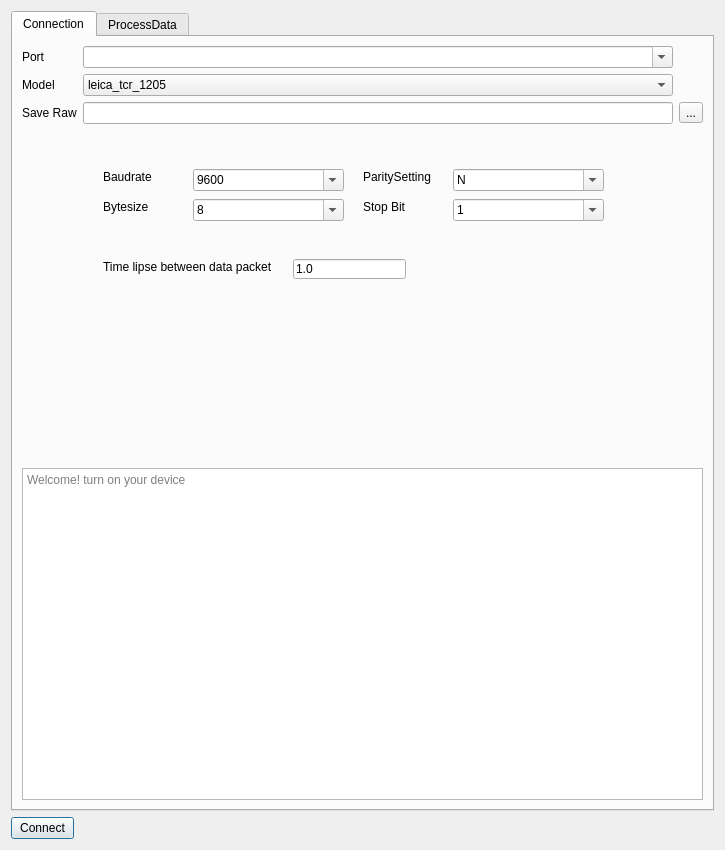
<?xml version="1.0" encoding="UTF-8"?>
<ui version="4.0">
 <class>TotalopenstationDialogBase</class>
 <widget class="QDialog" name="TotalopenstationDialogBase">
  <property name="geometry">
   <rect>
    <x>0</x>
    <y>0</y>
    <width>725</width>
    <height>850</height>
   </rect>
  </property>
  <property name="windowTitle">
   <string>TotalOpenStatio To Qgis</string>
  </property>
  <property name="windowIcon">
   <iconset resource="resources.qrc">
    <normaloff>:/plugins/totalopenstationToQgis/icon.png</normaloff>:/plugins/totalopenstationToQgis/icon.png</iconset>
  </property>
  <layout class="QGridLayout" name="gridLayout">
   <item row="1" column="0">
    <widget class="QPushButton" name="pushButton_connect">
     <property name="sizePolicy">
      <sizepolicy hsizetype="Expanding" vsizetype="Fixed">
       <horstretch>0</horstretch>
       <verstretch>0</verstretch>
      </sizepolicy>
     </property>
     <property name="maximumSize">
      <size>
       <width>63</width>
       <height>16777215</height>
      </size>
     </property>
     <property name="text">
      <string>Connect</string>
     </property>
    </widget>
   </item>
   <item row="0" column="0" colspan="2">
    <widget class="QTabWidget" name="tabWidget">
     <property name="currentIndex">
      <number>0</number>
     </property>
     <widget class="QWidget" name="Connection">
      <attribute name="icon">
       <iconset resource="resources.qrc">
        <normaloff>:/plugins/totalopenstationToQgis/icon.png</normaloff>:/plugins/totalopenstationToQgis/icon.png</iconset>
      </attribute>
      <attribute name="title">
       <string>Connection</string>
      </attribute>
      <layout class="QGridLayout" name="gridLayout_2">
       <item row="1" column="1">
        <widget class="QComboBox" name="comboBox_model">
         <item>
          <property name="text">
           <string>leica_tcr_1205</string>
          </property>
         </item>
         <item>
          <property name="text">
           <string>leica_tcr_705</string>
          </property>
         </item>
         <item>
          <property name="text">
           <string>nikon_npl_350</string>
          </property>
         </item>
         <item>
          <property name="text">
           <string>trimble</string>
          </property>
         </item>
         <item>
          <property name="text">
           <string>zeiss_elta_r55</string>
          </property>
         </item>
         <item>
          <property name="text">
           <string>topcon_gpt_3005</string>
          </property>
         </item>
         <item>
          <property name="text">
           <string>custom</string>
          </property>
         </item>
         <item>
          <property name="text">
           <string>sokkia_rku_630</string>
          </property>
         </item>
        </widget>
       </item>
       <item row="2" column="0">
        <widget class="QLabel" name="label_8">
         <property name="text">
          <string>Save Raw</string>
         </property>
        </widget>
       </item>
       <item row="0" column="0">
        <widget class="QLabel" name="label">
         <property name="text">
          <string>Port</string>
         </property>
        </widget>
       </item>
       <item row="0" column="1">
        <widget class="QComboBox" name="comboBox_port">
         <property name="editable">
          <bool>true</bool>
         </property>
         <property name="currentText">
          <string/>
         </property>
         <item>
          <property name="text">
           <string/>
          </property>
         </item>
         <item>
          <property name="text">
           <string>COM3</string>
          </property>
         </item>
         <item>
          <property name="text">
           <string>COM4</string>
          </property>
         </item>
         <item>
          <property name="text">
           <string>COM5</string>
          </property>
         </item>
         <item>
          <property name="text">
           <string>/dev/ttyUSB0</string>
          </property>
         </item>
         <item>
          <property name="text">
           <string>/dev/ttyS0</string>
          </property>
         </item>
        </widget>
       </item>
       <item row="2" column="2">
        <widget class="QToolButton" name="toolButton_save_raw">
         <property name="text">
          <string>...</string>
         </property>
        </widget>
       </item>
       <item row="2" column="1">
        <widget class="QLineEdit" name="lineEdit_save_raw"/>
       </item>
       <item row="1" column="0">
        <widget class="QLabel" name="label_2">
         <property name="text">
          <string>Model</string>
         </property>
        </widget>
       </item>
       <item row="3" column="1">
        <widget class="QgsDockWidget" name="mDockWidget">
         <property name="sizePolicy">
          <sizepolicy hsizetype="Expanding" vsizetype="Expanding">
           <horstretch>0</horstretch>
           <verstretch>0</verstretch>
          </sizepolicy>
         </property>
         <property name="floating">
          <bool>false</bool>
         </property>
         <property name="features">
          <set>QDockWidget::NoDockWidgetFeatures</set>
         </property>
         <widget class="QWidget" name="dockWidgetContents">
          <widget class="QLabel" name="label_3">
           <property name="geometry">
            <rect>
             <x>20</x>
             <y>20</y>
             <width>61</width>
             <height>16</height>
            </rect>
           </property>
           <property name="text">
            <string>Baudrate</string>
           </property>
          </widget>
          <widget class="QComboBox" name="comboBox_2">
           <property name="geometry">
            <rect>
             <x>110</x>
             <y>20</y>
             <width>151</width>
             <height>22</height>
            </rect>
           </property>
           <property name="editable">
            <bool>true</bool>
           </property>
           <item>
            <property name="text">
             <string>9600</string>
            </property>
           </item>
           <item>
            <property name="text">
             <string>1200</string>
            </property>
           </item>
           <item>
            <property name="text">
             <string>2400</string>
            </property>
           </item>
           <item>
            <property name="text">
             <string>4800</string>
            </property>
           </item>
          </widget>
          <widget class="QLabel" name="label_4">
           <property name="geometry">
            <rect>
             <x>20</x>
             <y>50</y>
             <width>61</width>
             <height>16</height>
            </rect>
           </property>
           <property name="text">
            <string>Bytesize</string>
           </property>
          </widget>
          <widget class="QComboBox" name="comboBox_3">
           <property name="geometry">
            <rect>
             <x>110</x>
             <y>50</y>
             <width>151</width>
             <height>22</height>
            </rect>
           </property>
           <property name="editable">
            <bool>true</bool>
           </property>
           <item>
            <property name="text">
             <string>8</string>
            </property>
           </item>
           <item>
            <property name="text">
             <string>7</string>
            </property>
           </item>
           <item>
            <property name="text">
             <string>6</string>
            </property>
           </item>
           <item>
            <property name="text">
             <string>5</string>
            </property>
           </item>
          </widget>
          <widget class="QLabel" name="label_5">
           <property name="geometry">
            <rect>
             <x>280</x>
             <y>20</y>
             <width>81</width>
             <height>16</height>
            </rect>
           </property>
           <property name="text">
            <string>ParitySetting</string>
           </property>
          </widget>
          <widget class="QComboBox" name="comboBox_4">
           <property name="geometry">
            <rect>
             <x>370</x>
             <y>20</y>
             <width>151</width>
             <height>22</height>
            </rect>
           </property>
           <property name="editable">
            <bool>true</bool>
           </property>
           <item>
            <property name="text">
             <string>N</string>
            </property>
           </item>
           <item>
            <property name="text">
             <string>E</string>
            </property>
           </item>
           <item>
            <property name="text">
             <string>O</string>
            </property>
           </item>
          </widget>
          <widget class="QLabel" name="label_6">
           <property name="geometry">
            <rect>
             <x>20</x>
             <y>110</y>
             <width>191</width>
             <height>16</height>
            </rect>
           </property>
           <property name="text">
            <string>Time lipse between data packet</string>
           </property>
          </widget>
          <widget class="QLabel" name="label_7">
           <property name="geometry">
            <rect>
             <x>280</x>
             <y>50</y>
             <width>81</width>
             <height>16</height>
            </rect>
           </property>
           <property name="text">
            <string>Stop Bit</string>
           </property>
          </widget>
          <widget class="QComboBox" name="comboBox_6">
           <property name="geometry">
            <rect>
             <x>370</x>
             <y>50</y>
             <width>151</width>
             <height>22</height>
            </rect>
           </property>
           <property name="editable">
            <bool>true</bool>
           </property>
           <item>
            <property name="text">
             <string>1</string>
            </property>
           </item>
           <item>
            <property name="text">
             <string>2</string>
            </property>
           </item>
          </widget>
          <widget class="QLineEdit" name="lineEdit">
           <property name="geometry">
            <rect>
             <x>210</x>
             <y>110</y>
             <width>113</width>
             <height>20</height>
            </rect>
           </property>
           <property name="text">
            <string>1.0</string>
           </property>
          </widget>
         </widget>
        </widget>
       </item>
       <item row="4" column="0" colspan="3">
        <widget class="QTextEdit" name="textEdit">
         <property name="autoFormatting">
          <set>QTextEdit::AutoAll</set>
         </property>
         <property name="readOnly">
          <bool>true</bool>
         </property>
         <property name="placeholderText">
          <string>Welcome! turn on your device</string>
         </property>
        </widget>
       </item>
      </layout>
     </widget>
     <widget class="QWidget" name="ProcessData">
      <attribute name="title">
       <string>ProcessData</string>
      </attribute>
      <widget class="QComboBox" name="comboBox_format2">
       <property name="geometry">
        <rect>
         <x>20</x>
         <y>80</y>
         <width>631</width>
         <height>22</height>
        </rect>
       </property>
       <item>
        <property name="text">
         <string>geojson</string>
        </property>
       </item>
       <item>
        <property name="text">
         <string>dxf</string>
        </property>
       </item>
       <item>
        <property name="text">
         <string>csv</string>
        </property>
       </item>
       <item>
        <property name="text">
         <string>txt</string>
        </property>
       </item>
       <item>
        <property name="text">
         <string>dat</string>
        </property>
       </item>
       <item>
        <property name="text">
         <string>sql</string>
        </property>
       </item>
      </widget>
      <widget class="QComboBox" name="comboBox_format">
       <property name="geometry">
        <rect>
         <x>20</x>
         <y>20</y>
         <width>631</width>
         <height>22</height>
        </rect>
       </property>
       <item>
        <property name="text">
         <string>topcon_gts</string>
        </property>
       </item>
       <item>
        <property name="text">
         <string>leica_gsi</string>
        </property>
       </item>
       <item>
        <property name="text">
         <string>leica_tcr_1205</string>
        </property>
       </item>
       <item>
        <property name="text">
         <string>leica_tcr_705</string>
        </property>
       </item>
       <item>
        <property name="text">
         <string>nikon_raw_v200</string>
        </property>
       </item>
       <item>
        <property name="text">
         <string>sokkia_sdr33</string>
        </property>
       </item>
       <item>
        <property name="text">
         <string>sokkia_sdr33_rku_630</string>
        </property>
       </item>
       <item>
        <property name="text">
         <string>trimble_are</string>
        </property>
       </item>
       <item>
        <property name="text">
         <string>zeiss_r5</string>
        </property>
       </item>
       <item>
        <property name="text">
         <string>zeiss_rec_500</string>
        </property>
       </item>
      </widget>
      <widget class="QToolButton" name="toolButton_output">
       <property name="geometry">
        <rect>
         <x>660</x>
         <y>110</y>
         <width>27</width>
         <height>22</height>
        </rect>
       </property>
       <property name="text">
        <string>...</string>
       </property>
      </widget>
      <widget class="QToolButton" name="toolButton_input">
       <property name="geometry">
        <rect>
         <x>660</x>
         <y>50</y>
         <width>27</width>
         <height>22</height>
        </rect>
       </property>
       <property name="text">
        <string>...</string>
       </property>
      </widget>
      <widget class="QLineEdit" name="lineEdit_input">
       <property name="geometry">
        <rect>
         <x>20</x>
         <y>50</y>
         <width>631</width>
         <height>22</height>
        </rect>
       </property>
      </widget>
      <widget class="QLineEdit" name="lineEdit_output">
       <property name="geometry">
        <rect>
         <x>20</x>
         <y>110</y>
         <width>631</width>
         <height>22</height>
        </rect>
       </property>
      </widget>
      <widget class="QPushButton" name="pushButton_export">
       <property name="geometry">
        <rect>
         <x>570</x>
         <y>180</y>
         <width>100</width>
         <height>28</height>
        </rect>
       </property>
       <property name="maximumSize">
        <size>
         <width>100</width>
         <height>16777215</height>
        </size>
       </property>
       <property name="text">
        <string>Process</string>
       </property>
      </widget>
      <widget class="QTableView" name="tableView">
       <property name="geometry">
        <rect>
         <x>10</x>
         <y>230</y>
         <width>675</width>
         <height>511</height>
        </rect>
       </property>
       <property name="alternatingRowColors">
        <bool>true</bool>
       </property>
       <property name="gridStyle">
        <enum>Qt::DashDotDotLine</enum>
       </property>
      </widget>
     </widget>
    </widget>
   </item>
  </layout>
 </widget>
 <customwidgets>
  <customwidget>
   <class>QgsDockWidget</class>
   <extends>QDockWidget</extends>
   <header>qgsdockwidget.h</header>
   <container>1</container>
  </customwidget>
 </customwidgets>
 <resources>
  <include location="resources.qrc"/>
 </resources>
 <connections/>
</ui>
